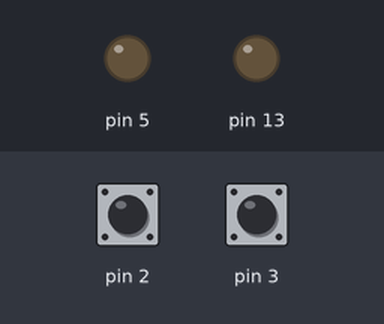
Simulated run of this sketch. Board: Arduino Uno, built with avr-gcc and run on an emulated ATmega328P. Shown: output pins drawn as LEDs (lit = HIGH). The inputs (shaded band) are chosen by the test bench; at power-on: pin 2 HIGH, pin 3 HIGH.

Above: at 1.2 s.
1.3 s: pin 2 pulled LOW for 0.15 s
At 1.8 s:
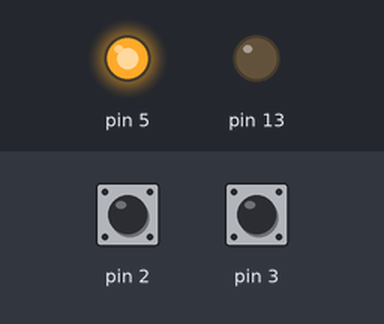
3.4 s: pin 3 pulled LOW for 0.15 s
At 4.5 s:
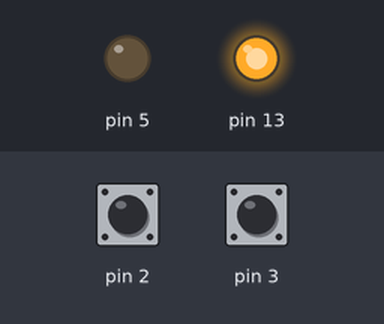
5.0 s: pin 2 pulled LOW for 1 s
At 6.1 s:
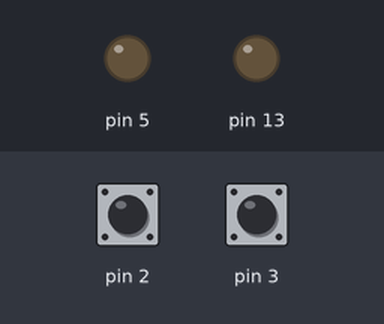
7.5 s: pin 3 pulled LOW for 1 s
At 8.8 s:
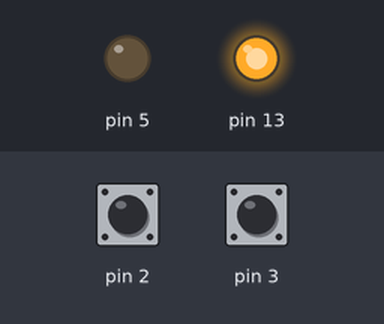
10.0 s: pin 2 driven LOW and pin 3 driven LOW
At 10.4 s:
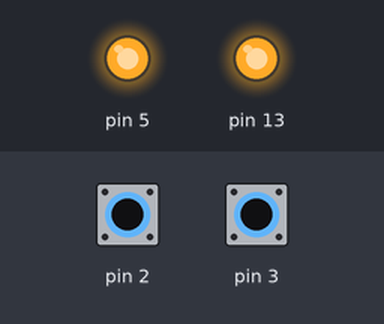
Timing chart, 0 to 13.0 s (numbered marks = the images above; inputs shaded):
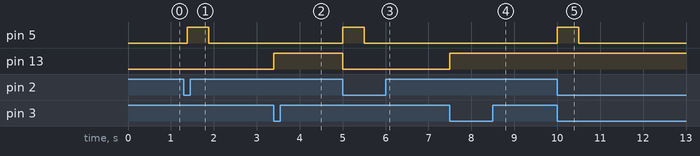

Measured:
- after the input at 1.3 s, pin 5: LOW → HIGH after 0.08 s, → LOW 0.50 s later
- after the input at 3.4 s, pin 13: LOW → HIGH at once
- after the input at 5.0 s, pin 5: LOW → HIGH at once, → LOW 0.50 s later; pin 13: HIGH → LOW at once
- after the input at 7.5 s, pin 13: LOW → HIGH at once
- after the input at 10.0 s, pin 5: LOW → HIGH at once, → LOW 0.50 s later

The sketch:

precognitive_led.ino
```cpp
volatile bool precog = false;
volatile bool toggle = false;
unsigned int delta = 5000;

void setup() {
  pinMode(2, INPUT_PULLUP);
  pinMode(3, INPUT_PULLUP);
  pinMode(13, OUTPUT);
  pinMode(5, OUTPUT);
  noInterrupts();
  TCCR1A = 0;
  TCCR1B = 0;
  TIMSK1 |= (1 << OCIE1A) | (1 << OCIE1B);
  TCCR1A |= (1 << COM1A1) | (1 << COM1A0) | (1 << COM1B1) | (1 << COM1B0);
  TCCR1B |= (1 << CS12);
  OCR1A = delta;
  OCR1B = 31250 + delta;
  TCNT1 = 0;
  attachInterrupt(0, FLASH, FALLING);
  attachInterrupt(1, PRECOG, FALLING);
  interrupts();
}

ISR(TIMER1_COMPA_vect){
  if(toggle){
    digitalWrite(5, HIGH);
    toggle = false;
  }
}

ISR(TIMER1_COMPB_vect){
  digitalWrite(5, LOW);
}

void PRECOG(){
  precog = true;
}

void FLASH(){
  if(!digitalRead(2)){
    if(precog){
      TCNT1 = delta - 1;
      precog = false;
      digitalWrite(13, LOW);
    } else{
      TCNT1 = 0;
    }
    toggle = true;
  }
}

void loop() {
  delay(100);
  if(precog){
    digitalWrite(13, HIGH);
  } else {
    digitalWrite(13, LOW);
  }

}
```
